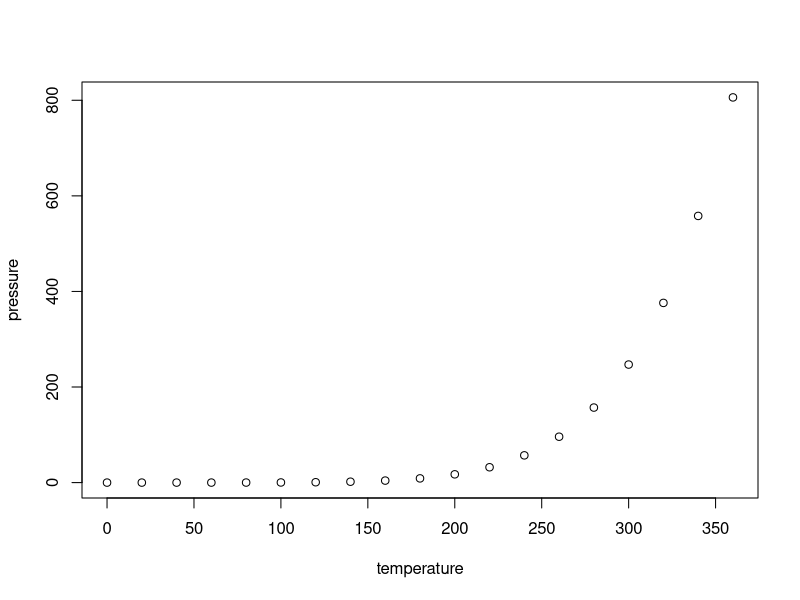
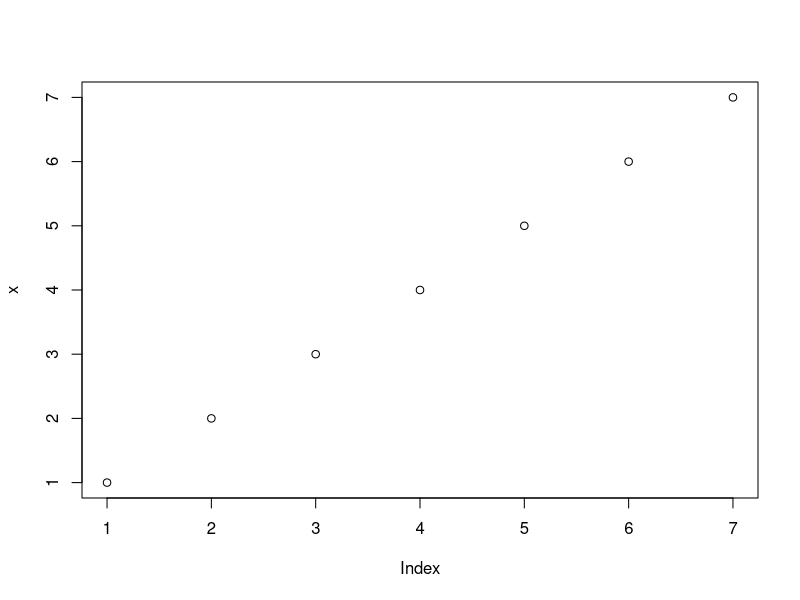

Write the R code that produced these figures, in order.
## ---- chunk 1
knitr::opts_chunk$set(
  collapse = TRUE,
  comment = "#>"
)
## ---- chunk 2
summary(cars)
## ---- chunk 3
plot(pressure)
## ---- chunk 4
x <- c(1,2,3,4,5,6,7)
plot(x)
